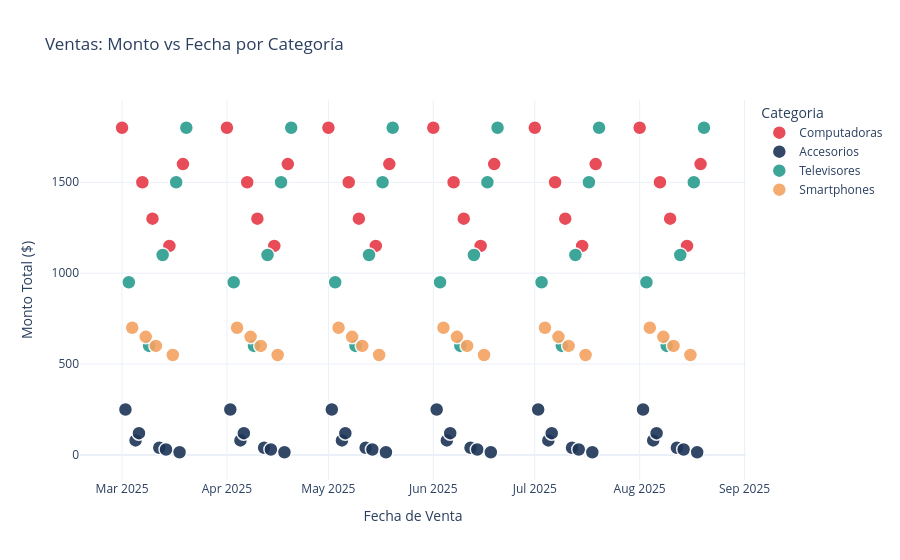

Notebook code for this chart:
### Markdown cell above
# Producto Estrella

### Code cell
import plotly.express as px

# Definimos tu paleta de 4 colores con alto contraste
mis_colores = ['#E63946', '#1D3557', '#2A9D8F', '#F4A261']

fig = px.scatter(df, 
                 x='Fecha', 
                 y='Monto_Venta', 
                 color='Categoria', 
                 hover_name='Producto', 
                 title='Ventas: Monto vs Fecha por Categoría',
                 labels={'Monto_Venta': 'Monto Total ($)', 'Fecha': 'Fecha de Venta'},
                 template='plotly_white', # Fondo blanco
                 color_discrete_sequence=mis_colores) # Aplicamos tus 4 colores

# Ajuste para resaltar más los puntos
fig.update_traces(marker=dict(size=14, opacity=0.9, line=dict(width=1.5, color='white')))

fig.show()

### Figure 1 — Plotly figure (JSON) as saved in the notebook; plotly's stock layout.template omitted (floating-point values rounded to 4 significant figures)
{"data": [{"hovertemplate": "<b>%{hovertext}</b><br><br>Categoria=Computadoras<br>Fecha de Venta=%{x}<br>Monto Total ($)=%{y}<extra></extra>", "hovertext": ["Laptop Gamer X", "PC de Escritorio", "Laptop Ultrabook", "PC Todo en Uno", "Laptop Pro", "Laptop Gamer X", "PC de Escritorio", "Laptop Ultrabook", "PC Todo en Uno", "Laptop Pro", "Laptop Gamer X", "PC de Escritorio", "Laptop Ultrabook", "PC Todo en Uno", "Laptop Pro", "Laptop Gamer X", "PC de Escritorio", "Laptop Ultrabook", "PC Todo en Uno", "Laptop Pro", "Laptop Gamer X", "PC de Escritorio", "Laptop Ultrabook", "PC Todo en Uno", "Laptop Pro", "Laptop Gamer X", "PC de Escritorio", "Laptop Ultrabook", "PC Todo en Uno", "Laptop Pro"], "legendgroup": "Computadoras", "marker": {"color": "#E63946", "line": {"color": "white", "width": 1.5}, "opacity": 0.9, "size": 14, "symbol": "circle"}, "mode": "markers", "name": "Computadoras", "orientation": "v", "showlegend": true, "type": "scatter", "x": ["2025-03-01T00:00:00.000000", "2025-03-07T00:00:00.000000", "2025-03-10T00:00:00.000000", "2025-03-15T00:00:00.000000", "2025-03-19T00:00:00.000000", "2025-04-01T00:00:00.000000", "2025-04-07T00:00:00.000000", "2025-04-10T00:00:00.000000", "2025-04-15T00:00:00.000000", "2025-04-19T00:00:00.000000", "2025-05-01T00:00:00.000000", "2025-05-07T00:00:00.000000", "2025-05-10T00:00:00.000000", "2025-05-15T00:00:00.000000", "2025-05-19T00:00:00.000000", "2025-06-01T00:00:00.000000", "2025-06-07T00:00:00.000000", "2025-06-10T00:00:00.000000", "2025-06-15T00:00:00.000000", "2025-06-19T00:00:00.000000", "2025-07-01T00:00:00.000000", "2025-07-07T00:00:00.000000", "2025-07-10T00:00:00.000000", "2025-07-15T00:00:00.000000", "2025-07-19T00:00:00.000000", "2025-08-01T00:00:00.000000", "2025-08-07T00:00:00.000000", "2025-08-10T00:00:00.000000", "2025-08-15T00:00:00.000000", "2025-08-19T00:00:00.000000"], "xaxis": "x", "y": [1800, 1500, 1300, 1150, 1600, 1800, 1500, 1300, 1150, 1600, 1800, 1500, 1300, 1150, 1600, 1800, 1500, 1300, 1150, 1600, 1800, 1500, 1300, 1150, 1600, 1800, 1500, 1300, 1150, 1600], "yaxis": "y"}, {"hovertemplate": "<b>%{hovertext}</b><br><br>Categoria=Accesorios<br>Fecha de Venta=%{x}<br>Monto Total ($)=%{y}<extra></extra>", "hovertext": ["Smartwatch S", "Auriculares C", "Teclado mecánico", "Cámara Web", "Mouse Inalámbrico", "Adaptador USB-C", "Smartwatch S", "Auriculares C", "Teclado mecánico", "Cámara Web", "Mouse Inalámbrico", "Adaptador USB-C", "Smartwatch S", "Auriculares C", "Teclado mecánico", "Cámara Web", "Mouse Inalámbrico", "Adaptador USB-C", "Smartwatch S", "Auriculares C", "Teclado mecánico", "Cámara Web", "Mouse Inalámbrico", "Adaptador USB-C", "Smartwatch S", "Auriculares C", "Teclado mecánico", "Cámara Web", "Mouse Inalámbrico", "Adaptador USB-C", "Smartwatch S", "Auriculares C", "Teclado mecánico", "Cámara Web", "Mouse Inalámbrico", "Adaptador USB-C"], "legendgroup": "Accesorios", "marker": {"color": "#1D3557", "line": {"color": "white", "width": 1.5}, "opacity": 0.9, "size": 14, "symbol": "circle"}, "mode": "markers", "name": "Accesorios", "orientation": "v", "showlegend": true, "type": "scatter", "x": ["2025-03-02T00:00:00.000000", "2025-03-05T00:00:00.000000", "2025-03-06T00:00:00.000000", "2025-03-12T00:00:00.000000", "2025-03-14T00:00:00.000000", "2025-03-18T00:00:00.000000", "2025-04-02T00:00:00.000000", "2025-04-05T00:00:00.000000", "2025-04-06T00:00:00.000000", "2025-04-12T00:00:00.000000", "2025-04-14T00:00:00.000000", "2025-04-18T00:00:00.000000", "2025-05-02T00:00:00.000000", "2025-05-05T00:00:00.000000", "2025-05-06T00:00:00.000000", "2025-05-12T00:00:00.000000", "2025-05-14T00:00:00.000000", "2025-05-18T00:00:00.000000", "2025-06-02T00:00:00.000000", "2025-06-05T00:00:00.000000", "2025-06-06T00:00:00.000000", "2025-06-12T00:00:00.000000", "2025-06-14T00:00:00.000000", "2025-06-18T00:00:00.000000", "2025-07-02T00:00:00.000000", "2025-07-05T00:00:00.000000", "2025-07-06T00:00:00.000000", "2025-07-12T00:00:00.000000", "2025-07-14T00:00:00.000000", "2025-07-18T00:00:00.000000", "2025-08-02T00:00:00.000000", "2025-08-05T00:00:00.000000", "2025-08-06T00:00:00.000000", "2025-08-12T00:00:00.000000", "2025-08-14T00:00:00.000000", "2025-08-18T00:00:00.000000"], "xaxis": "x", "y": [250, 80, 120, 40, 30, 15, 250, 80, 120, 40, 30, 15, 250, 80, 120, 40, 30, 15, 250, 80, 120, 40, 30, 15, 250, 80, 120, 40, 30, 15, 250, 80, 120, 40, 30, 15], "yaxis": "y"}, {"hovertemplate": "<b>%{hovertext}</b><br><br>Categoria=Televisores<br>Fecha de Venta=%{x}<br>Monto Total ($)=%{y}<extra></extra>", "hovertext": ["TV 4K Pro", "TV LED", "TV 4K Ultra", "TV QLED", "TV OLED", "TV 4K Pro", "TV LED", "TV 4K Ultra", "TV QLED", "TV OLED", "TV 4K Pro", "TV LED", "TV 4K Ultra", "TV QLED", "TV OLED", "TV 4K Pro", "TV LED", "TV 4K Ultra", "TV QLED", "TV OLED", "TV 4K Pro", "TV LED", "TV 4K Ultra", "TV QLED", "TV OLED", "TV 4K Pro", "TV LED", "TV 4K Ultra", "TV QLED", "TV OLED"], "legendgroup": "Televisores", "marker": {"color": "#2A9D8F", "line": {"color": "white", "width": 1.5}, "opacity": 0.9, "size": 14, "symbol": "circle"}, "mode": "markers", "name": "Televisores", "orientation": "v", "showlegend": true, "type": "scatter", "x": ["2025-03-03T00:00:00.000000", "2025-03-09T00:00:00.000000", "2025-03-13T00:00:00.000000", "2025-03-17T00:00:00.000000", "2025-03-20T00:00:00.000000", "2025-04-03T00:00:00.000000", "2025-04-09T00:00:00.000000", "2025-04-13T00:00:00.000000", "2025-04-17T00:00:00.000000", "2025-04-20T00:00:00.000000", "2025-05-03T00:00:00.000000", "2025-05-09T00:00:00.000000", "2025-05-13T00:00:00.000000", "2025-05-17T00:00:00.000000", "2025-05-20T00:00:00.000000", "2025-06-03T00:00:00.000000", "2025-06-09T00:00:00.000000", "2025-06-13T00:00:00.000000", "2025-06-17T00:00:00.000000", "2025-06-20T00:00:00.000000", "2025-07-03T00:00:00.000000", "2025-07-09T00:00:00.000000", "2025-07-13T00:00:00.000000", "2025-07-17T00:00:00.000000", "2025-07-20T00:00:00.000000", "2025-08-03T00:00:00.000000", "2025-08-09T00:00:00.000000", "2025-08-13T00:00:00.000000", "2025-08-17T00:00:00.000000", "2025-08-20T00:00:00.000000"], "xaxis": "x", "y": [950, 600, 1100, 1500, 1800, 950, 600, 1100, 1500, 1800, 950, 600, 1100, 1500, 1800, 950, 600, 1100, 1500, 1800, 950, 600, 1100, 1500, 1800, 950, 600, 1100, 1500, 1800], "yaxis": "y"}, {"hovertemplate": "<b>%{hovertext}</b><br><br>Categoria=Smartphones<br>Fecha de Venta=%{x}<br>Monto Total ($)=%{y}<extra></extra>", "hovertext": ["Smartphone Z", "Tablet Pro 12\"", "Smartphone Y", "Smartphone X", "Smartphone Z", "Tablet Pro 12\"", "Smartphone Y", "Smartphone X", "Smartphone Z", "Tablet Pro 12\"", "Smartphone Y", "Smartphone X", "Smartphone Z", "Tablet Pro 12\"", "Smartphone Y", "Smartphone X", "Smartphone Z", "Tablet Pro 12\"", "Smartphone Y", "Smartphone X", "Smartphone Z", "Tablet Pro 12\"", "Smartphone Y", "Smartphone X"], "legendgroup": "Smartphones", "marker": {"color": "#F4A261", "line": {"color": "white", "width": 1.5}, "opacity": 0.9, "size": 14, "symbol": "circle"}, "mode": "markers", "name": "Smartphones", "orientation": "v", "showlegend": true, "type": "scatter", "x": ["2025-03-04T00:00:00.000000", "2025-03-08T00:00:00.000000", "2025-03-11T00:00:00.000000", "2025-03-16T00:00:00.000000", "2025-04-04T00:00:00.000000", "2025-04-08T00:00:00.000000", "2025-04-11T00:00:00.000000", "2025-04-16T00:00:00.000000", "2025-05-04T00:00:00.000000", "2025-05-08T00:00:00.000000", "2025-05-11T00:00:00.000000", "2025-05-16T00:00:00.000000", "2025-06-04T00:00:00.000000", "2025-06-08T00:00:00.000000", "2025-06-11T00:00:00.000000", "2025-06-16T00:00:00.000000", "2025-07-04T00:00:00.000000", "2025-07-08T00:00:00.000000", "2025-07-11T00:00:00.000000", "2025-07-16T00:00:00.000000", "2025-08-04T00:00:00.000000", "2025-08-08T00:00:00.000000", "2025-08-11T00:00:00.000000", "2025-08-16T00:00:00.000000"], "xaxis": "x", "y": [700, 650, 600, 550, 700, 650, 600, 550, 700, 650, 600, 550, 700, 650, 600, 550, 700, 650, 600, 550, 700, 650, 600, 550], "yaxis": "y"}], "layout": {"legend": {"title": {"text": "Categoria"}, "tracegroupgap": 0}, "title": {"text": "Ventas: Monto vs Fecha por Categoría"}, "xaxis": {"anchor": "y", "domain": [0, 1], "title": {"text": "Fecha de Venta"}}, "yaxis": {"anchor": "x", "domain": [0, 1], "title": {"text": "Monto Total ($)"}}}}
